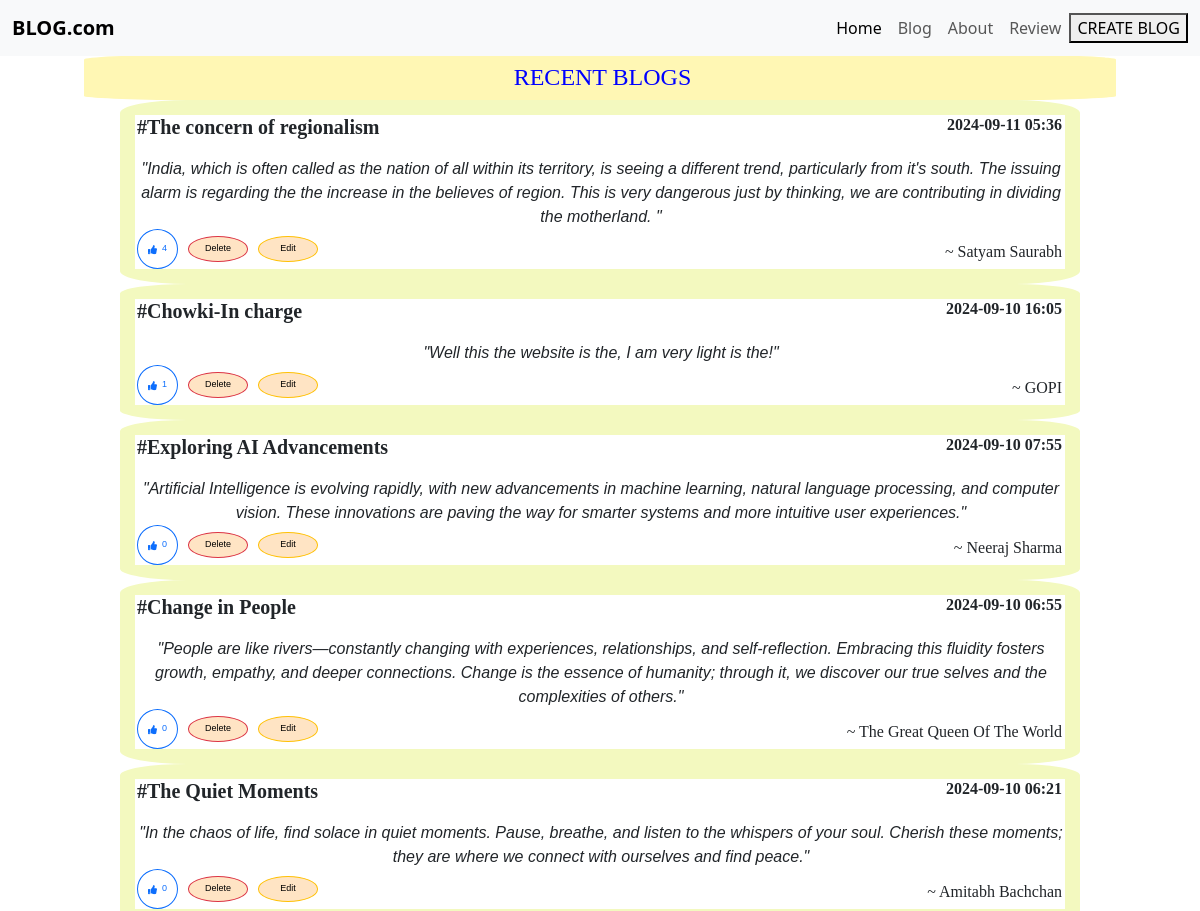
Before: / (upper part) with the older database file.
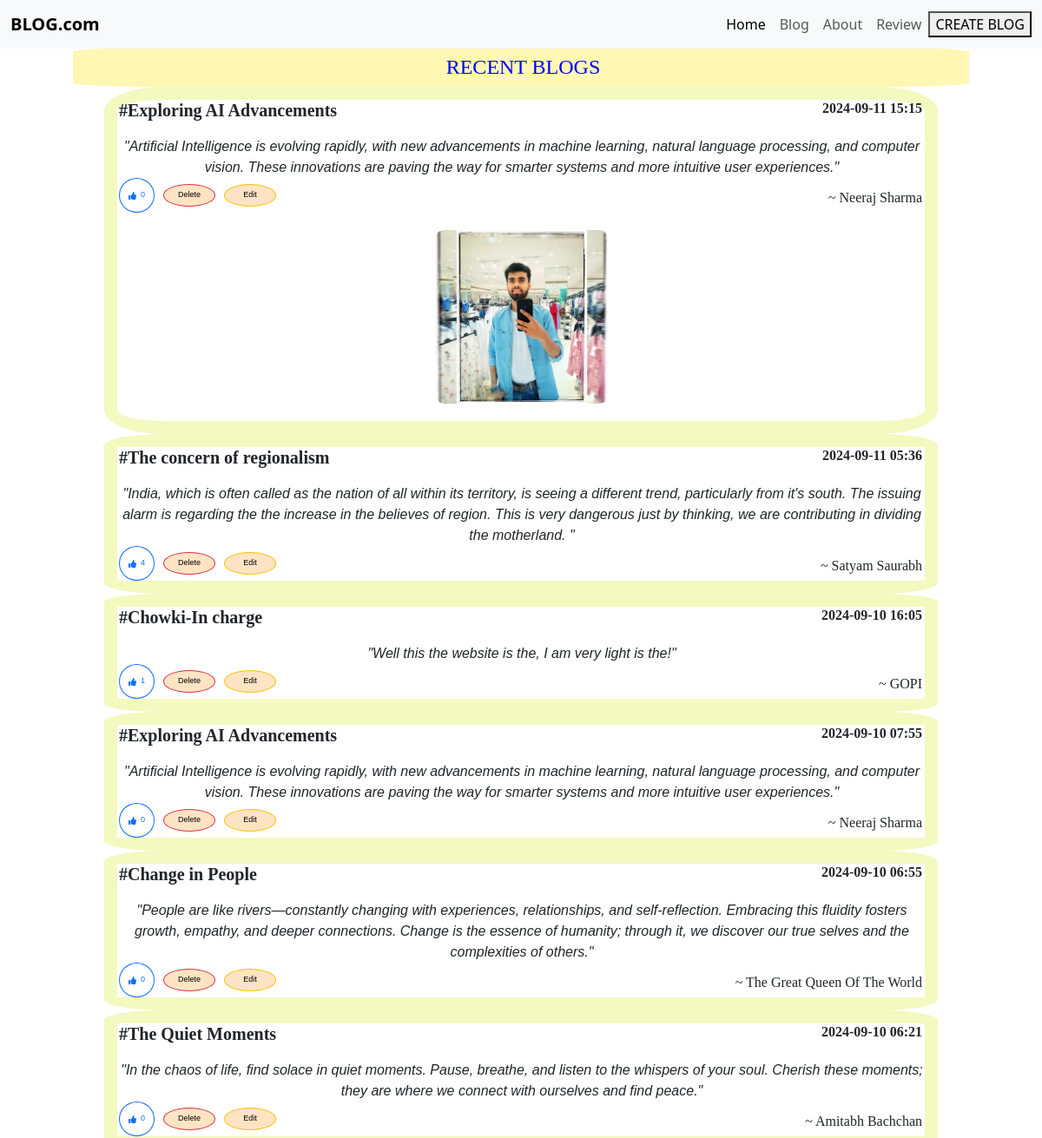
After: the same page with the newer database file.
### app.py (models this page shows, shortened)
class database(db.Model):
    id = db.Column(db.Integer, primary_key=True)
    Title = db.Column(db.String(50), nullable=False, unique=False)
    Date = db.Column(db.DateTime, default=datetime.utcnow)
    Content = db.Column(db.Text, nullable=False)
    Author = db.Column(db.String(20), nullable=False)
    likes = db.Column(db.Integer, default=0)
    Image = db.Column(db.String(100), nullable=True)

### app.py (the view, shortened to what this page needs)
@app.route("/", methods=['GET', 'POST'])
def home():
    allpost = database.query.order_by(database.Date.desc()).all()
    return render_template("index.html", allpost=allpost)

### templates/index.html (shortened to what this page needs)
<!DOCTYPE html>
<html lang="en">
<head>
    <link href="https://cdn.jsdelivr.net/npm/bootstrap@5.3.0/dist/css/bootstrap.min.css" rel="stylesheet">
    <link rel="stylesheet" href="{{ url_for('static', filename='style.css') }}">
    <link rel="stylesheet" href="https://cdnjs.cloudflare.com/ajax/libs/font-awesome/5.15.4/css/all.min.css">
</head>
<body>
    <nav class="navbar navbar-expand-lg navbar-light bg-light fixed-top">
        <div class="container-fluid">
            <a class="navbar-brand" href="/"><b>BLOG.com</b></a>
            <div class="collapse navbar-collapse" id="navbarNav">
                <ul class="navbar-nav ms-auto">
                    <li class="nav-item">
                        <a class="nav-link active" aria-current="page" href="/">Home</a>
                    </li>
                    <li class="nav-item">
                        <a class="nav-link" href="/post">Blog</a>
                    </li>
                    <li class="nav-item">
                        <a class="nav-link" href="/about">About</a>
                    </li>
                    <li class="nav-item">
                        <a class="nav-link" href="/review">Review</a>
                    </li>
                </ul>
                <br>
                <a href="/post"><button type="button" class="">CREATE BLOG</button></a>
            </div>
        </div>
    </nav>
    <div class="a">
        <h4 style="background-color: rgb(255, 247, 180)">RECENT BLOGS</h4>
    </div>
    <div class="one">
        <div class="two">
            {% for post in allpost %}
            <div class="box">
                <div class="blog-header">
                    <h5 class="blog-title">#{{ post.Title }}</h5>
                    <h6 class="blog-date">{{ post.Date.strftime('%Y-%m-%d %H:%M') }}</h6>
                </div>
                <i class="blog-content">"{{ post.Content }}"</i>
                <div class="blog-actions">
                    <form method="POST" action="/like/{{ post.id }}">
                        <button type="submit" class="button-round btn btn-outline-primary"
                            style="display: flex; align-items: center; justify-content: flex-start; width: max-content; height: 5vh; box-sizing: border-box;">
                            <i class="fas fa-thumbs-up"
                                style="margin-right: 5px; width: max-content; box-sizing: border-box;"></i>
                            <span>{{ post.likes or 0 }}</span>
                        </button>
                    </form>
                    <a href="/delete/{{ post.id }}">
                        <button type="button" class="btn btn-danger button-round">Delete</button>
                    </a>
                    <a href="/update/{{ post.id }}">
                        <button type="button" class="btn btn-warning button-round">Edit</button>
                    </a>
                    <span class="blog-author" style="padding-right: 3px;">~ {{ post.Author }}</span>
                </div>
                {% if post.Image %}
                <div class="blog-image-container">
                    <div class="blog-image">
                        <img src="{{ url_for('static', filename='uploads/' + post.Image) }}" alt="Blog Image">
                    </div>
                </div>
                {% endif %}
            </div>
            {% endfor %}
        </div>
    </div>
</body>
</html>

### static/style.css (style rules this page uses)
.one { margin-top: 100px; display: inline-block; width: 80vw; height: fit-content; margin-left: 10vw; background-color: rgb(255, 255, 255); border-spacing: 20px; box-sizing: border-box; overflow: auto; max-width: 100%; }
.two { box-sizing: border-box; font-family: "Lobster", sans-serif; font-weight: 400; font-style: normal; box-sizing: border-box; width: auto; overflow: auto; max-width: 100%; word-wrap: break-word; }
.a { font-family: "Playfair Display", serif; font-optical-sizing: auto; font-weight: bolder; font-style: normal; background-color: rgb(255, 247, 180); height: 45px; padding-top: 3px; text-align: center; color: rgb(0, 0, 255); margin-top: 55px; position: fixed; margin-left: 7vw; border-radius: 10%; }
.blog-header { display: flex; justify-content: space-between; }
.blog-title, .blog-date { display: inline; font-family: "Libre Baskerville", serif; font-weight: 400; font-style: normal; font-weight: bold; }
.blog-date { padding-right: 3px; }
.blog-content { display: block; text-align: center; margin-top: 10px; }
.blog-author { font-family: cursive; display: inline-block; text-align: right; margin-top: 5px; padding-right: 3px; }
.box { border: 15px solid rgb(243, 249, 191); border-radius: 7%; padding-left: 2px; margin-top: 0px; }
h4 { background-color: #f7f7f7; height: 40px; margin-bottom: 10px; padding-top: 5px; padding-left: 5px; width: 86vw; box-sizing: border-box; border-radius: 5%; }
.button-round { border-radius: 60%; font-size: xx-small; padding: 5px 10px; margin-right: 10px; }
.blog-actions { display: flex; align-items: center; justify-content: space-between; }
.btn-danger, .btn-warning { width: 60px; color: black; background-color: bisque; }
.blog-author { margin-left: auto; padding-right: 3px; display: inline-block; text-align: right; margin-top: 5px; padding-right: 3px; }
.blog-image-container { text-align: center; margin-top: 20px; margin-bottom: 20px; }
.blog-image { width: 100%; max-width: 200px; height: auto; border-radius: 10px; overflow: hidden; margin: 0 auto; }
.blog-image img { width: 100%; height: auto; display: block; object-fit: cover; border-radius: 10px; }

Changed rows visible on the page:
added database: Title "Exploring AI Advancements", Date "2024-09-11 15:15", Content "Artificial Intelligence is evolving rapidly, with new advancements in machine learning, natural language processing, and computer vision. These innovations are paving the way for smarter systems and more intuitive user experiences.", likes "0", Author "Neeraj Sharma", Image (picture)
